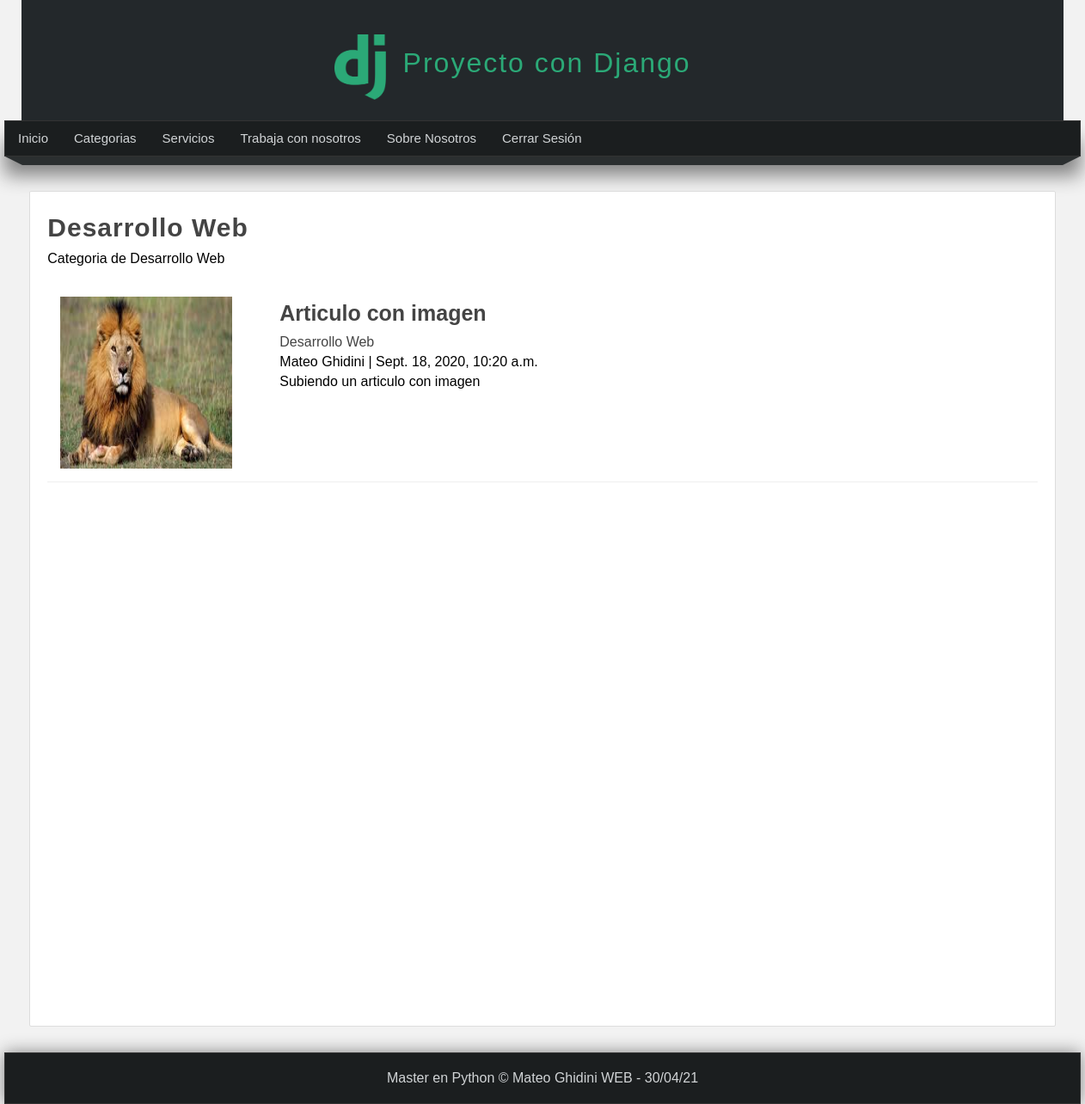
The page /categoria/3 (signed in) on the database its author committed.
### pages/models.py (models this page shows, shortened)
class Page(models.Model):
    title = models.CharField(max_length=50, verbose_name="Titulo")
    content = RichTextField(verbose_name="Contenido")
    slug= models.CharField(unique=True, max_length=150, verbose_name="URL Amigable")
    order= models.IntegerField(default=0, verbose_name="Orden")
    visible = models.BooleanField(verbose_name="¿Visible?")
    created_at = models.DateTimeField(auto_now_add=True, verbose_name="Creado el")
    updated_at = models.DateTimeField(auto_now=True, verbose_name="Actualizado el")
    class Meta:
        verbose_name = "Pagina"
        verbose_name_plural = "Paginas"

### blog/models.py (models this page shows, shortened)
class Category(models.Model):
    name= models.CharField(max_length=100, verbose_name='Nombre')
    description = models.CharField(max_length=255,verbose_name='Descripcion')
    created_at = models.DateTimeField(auto_now_add=True, verbose_name='Creado el')
    class Meta:
        verbose_name = 'Categoria'
        verbose_name_plural = 'Categorias'

class Article(models.Model):
    title=models.CharField(max_length=150, verbose_name='Titulo')
    content = RichTextField(verbose_name='Contenido')
    image = models.ImageField(default='null', verbose_name='Imagen', upload_to = "articles")
    public = models.BooleanField(verbose_name = '¿Piblicado?')
    user = models.ForeignKey(User, editable=False, verbose_name='Usuario', on_delete=models.CASCADE)
    categories=models.ManyToManyField(Category, verbose_name='Categorias', blank=True, related_name="articles")
    created_at = models.DateTimeField(auto_now_add=True, verbose_name='Creado el')
    updated = models.DateTimeField(auto_now=True, verbose_name = 'Editado el')
    class Meta:
        verbose_name = 'Articulo'
        verbose_name_plural = 'Articulos'
        ordering = ['-created_at']

### blog/views.py (the view)
# urls.py: path('categoria/<int:category_id>', views.category, name="category"),
@login_required(login_url='login')
def category(request, category_id):
    category = get_object_or_404(Category, id=category_id)
    return render(request, 'categories/category.html', {
        'category': category
    })

### blog/processor.py (called while the page is built)
def get_categories(request):
    categories_in_use = Article.objects.filter(public=True).values_list('categories', flat=True)
    categories = Category.objects.filter(id__in=categories_in_use).values_list('id', 'name')
    return {
        'categories': categories,
        'ids': categories_in_use
    }

### pages/context_processors.py (called while the page is built)
def get_pages(request):
    pages = Page.objects.filter(visible=True).order_by('order').values_list('id', 'title', 'slug')
    return {
        'pages': pages
    }

### blog/templates/categories/category.html (shortened to what this page needs)
{%extends 'layouts/layout.html'%}
{%block content%}
    <h1 class="title">{{category.name}}</h1>
    <p>{{category.description}}</p>
    {% include 'articles/articles.html' with articles=category.articles.all%}
{% endblock %}

### mainapp/templates/layouts/layout.html (shortened to what this page needs)
{%load static%}
<!DOCTYPE html>
<html lang="es">
<head>
    <link rel="stylesheet" type = "text/css" href="{%static 'css/styles.css' %}">
</head>
<body>
    <header>
        <div id="logotipo">
            <img src="{% static 'imagenes/original.png'%}" alt="">
            <h1>Proyecto con Django</h1>
        </div>
    </header>
    <nav>
        <ul>
            <li>
                <a href = "{% url 'index'%}">Inicio</a>
            </li>
            {%if user.email%}
                <li>
                    <a href = "{% url 'list_articles'%}">Categorias</a>
                </li>
                {%for page in pages%}
                    <li>
                        <a href = "{%url 'page' page.2 %}">{{page.1}}</a>
                    </li>
                {%endfor%}
                <li>
                    <a href = "{% url 'logout'%}">Cerrar Sesión</a>
                </li>
            {%endif%}
        </ul>
    </nav>
   <div class="barra">
       <span class="esquina-izquierda"></span>
       <span class="relleno-barra"></span>
       <span class="esquina-derecha"></span>
   </div>
    <div id = "content">
        <div class="box">
            {% block content %}{% endblock %}
        </div>
    </div>
    <footer>
        Master en Python &copy; Mateo Ghidini WEB - {% now "d/m/y" %}
    </footer>
</body>
</html>

### blog/templates/articles/articles.html (shortened to what this page needs)
{%for article in articles%}
            <article class="article-item">
                {% if article.image != 'null' and article.image.url|length >= 1 %}
                    <div class = "image">
                        <img src="{{article.image.url}}"/>
                    </div>
                {% endif %}
                <div class="data">
                    <h2>
                        <a href="{%url 'article' article.id%}">{{article.title}}</a>
                    </h2>
                    <p>
                        {%for category in article.categories.all%}
                            <a href="{%url 'category' category.id%}">{{category.name}}</a>
                        {%endfor%}
                    </p>
                    <span>
                    {{article.user.first_name}} {{article.user.last_name}}
                    |
                    {{article.created_at}}
                    </span>
                    <p>
                    {{article.content|safe}}
                    </p>
                </div>
            </article>
    {% endfor %}

### mainapp/static/css/styles.css (style rules this page uses)
* { margin: 0px; padding: 0px; font-family: sans-serif, Arial, Helvetica; text-decoration: none; }
.box p, .box h2, .box h3,.box ul { margin-top: 5px; margin-bottom: 5px; }
body { background-color: #F2F2F2; }
header { width: 1212px; height: 140px; background-color: #23282B; margin: 0 auto; }
#logotipo { width: 40%; height: 130px; margin: 0 auto; padding-top: 20px; }
#logotipo img { display:block; width: 60px; float: left; margin-top: 20px; }
#logotipo h1 { display: block; letter-spacing: 2px; margin-top: 35px; font-weight: lighter; color: #2ba977; float: left; margin-left: 20px; }
nav { width: 1250px; height: 40px; background-color: #1b1e1f; border: 1px solid #333333; margin: 0 auto; box-shadow: 0px 22px 22px gray; font-size: 15px; }
nav > ul { list-style: none; text-decoration: none; }
nav > ul > li { line-height: 40px; float: left; }
nav > ul > li > a { display:block; padding-right: 15px; padding-left:15px; color: #d1d4d6; }
.barra { width: 1250px; margin: 0 auto; }
.esquina-izquierda { display:block; border-left: 20px solid transparent; border-top: 10px solid #2b2f30; float: left; }
.esquina-derecha { display:block; border-right: 20px solid transparent; border-top: 10px solid #2b2f30; float: right; }
.relleno-barra { display:block; background: #2b2f30;; height: 10px; width: 1210px; float: left; }
#content { width: 1212px; min-height: 930px; margin: 0 auto; margin-bottom: 30px; margin-top: 40px; }
.box { background: #fff;; width: 95%; min-height: 930px; padding: 20px; border: 1px solid #ddd; border-radius: 2px; margin: 0 auto; }
.box .image { width: 45%;; float: left; margin-right:40px; }
.box .image img { width: 100%; }
.box a { color: #444; transition: all 300ms; }
.title { color:#444; letter-spacing: 1px; font-size: 30px; margin-bottom: 10px; margin-top: 5px; }
.article-item { margin-bottom: 20px; margin-top:20px; padding:15px; border-bottom: 1px solid #EEE; clear: both; }
.article-item .image { width: 200px; height: 200px; float:left; overflow:hidden; }
.article-item .image img { height: 200px; }
.article-item .data { float: left; padding: 15px; padding-top: 0px; }
.article-item h2 { font-size: 25px; color:#333; margin-bottom: 10px; display: block; }
footer { width: 1250px; background-color:#1b1e1f; border: 1px solid #333; color: #d1d4d6; text-align: center; padding-top: 20px; padding-bottom: 20px; box-shadow: 0px 0px 20px gray; margin: 0 auto; }

### rows shown on the page
Page: title "Servicios"
Page: title "Trabaja con nosotros"
Page: title "Sobre Nosotros"
Category: name "Desarrollo Web", description "Categoria de Desarrollo Web"
Article: image (picture), title "Articulo con imagen", user.first_name "Mateo", user.last_name "Ghidini", created_at "Sept. 18, 2020, 10:20 a.m.", content "Subiendo un articulo con imagen"
